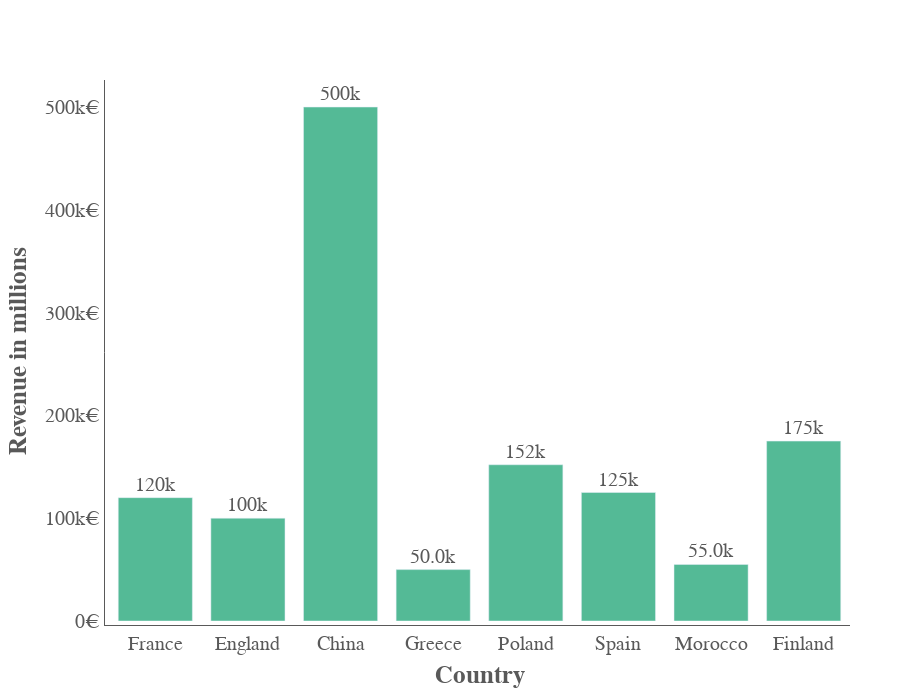

Notebook cell for this chart:
### Code cell
format_graph(
    figure_to_format=DataVisualiser(data_to_plot=country_revenue_df).get_barplot(
        x_col="Country",
        y_col="Revenue",
        bar_color="rgb(84, 186, 150)",
    ),
    graph_width=None,
    graph_height=700,
    x_title="Country",
    y_title="Revenue in millions",
    y_suffix="€",
)

### Figure 1 — Plotly figure (JSON) as saved in the notebook; plotly's stock layout.template omitted (floating-point values rounded to 4 significant figures)
{"data": [{"marker": {"color": "rgb(84, 186, 150)"}, "text": [120000, 100000, 500000, 50000, 152000, 125000, 55000, 175000], "textfont": {"family": "Avenir LT Std"}, "textposition": "outside", "texttemplate": "%{text:.3s}", "type": "bar", "x": ["France", "England", "China", "Greece", "Poland", "Spain", "Morocco", "Finland"], "y": [120000, 100000, 500000, 50000, 152000, 125000, 55000, 175000]}], "layout": {"font": {"color": "rgb(89, 89, 89)", "family": "Avenir LT Std", "size": 20}, "height": 700, "margin": {"b": 50, "l": 100, "pad": 4, "r": 50, "t": 80}, "paper_bgcolor": "white", "plot_bgcolor": "white", "showlegend": false, "title": {"font": {"family": "Avenir LT Std", "size": 21}, "text": "", "x": 0.5}, "xaxis": {"linecolor": "rgb(89, 89, 89)", "tickfont": {"family": "Avenir LT Std", "size": 20}, "title": {"font": {"family": "Avenir LT Std", "size": 25}, "text": "<b>Country</b>"}, "zeroline": true}, "yaxis": {"linecolor": "rgb(89, 89, 89)", "tickfont": {"color": "rgb(89, 89, 89)", "family": "Avenir LT Std", "size": 20}, "ticksuffix": "€", "title": {"font": {"color": "rgb(89, 89, 89)", "family": "Avenir LT Std", "size": 25}, "text": "<b>Revenue in millions</b>"}, "zeroline": false}}}
